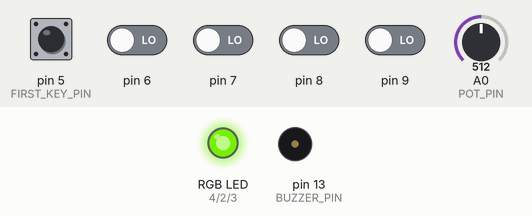
Recording of a sketch running on a simulated Arduino Uno, built with avr-gcc and run on an emulated ATmega328P. Shown: an RGB LED mixed from three pins (HIGH = lit), buzzer (waves = sounding). The inputs (shaded band) are chosen by the test bench; at power-on: pin 5 (FIRST_KEY_PIN), pin 6–9 LOW, A0 (POT_PIN) = 512. Dim RGB values are drawn brighter than linear.

Above: at 0.8 s.
1.3 s: pin 6 driven HIGH
At 1.62 s:
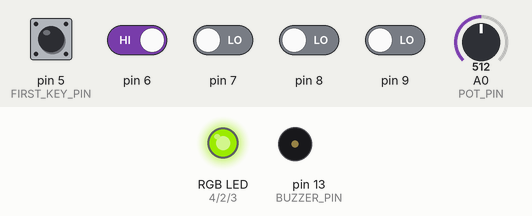
4.3 s: pin 5 (FIRST_KEY_PIN) pulled HIGH for 0.15 s
At 4.74 s:
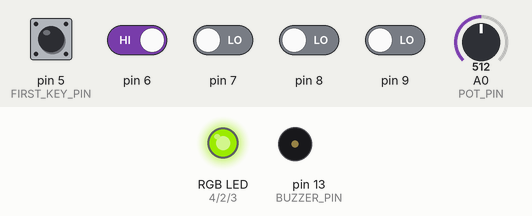
7.3 s: pin 7 driven HIGH
At 8.4 s:
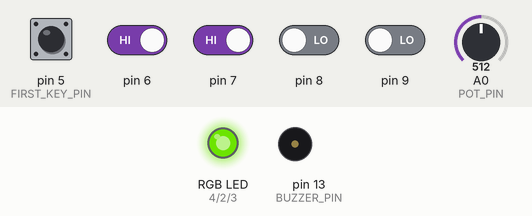
10.3 s: pin 8 driven HIGH
At 10.9 s:
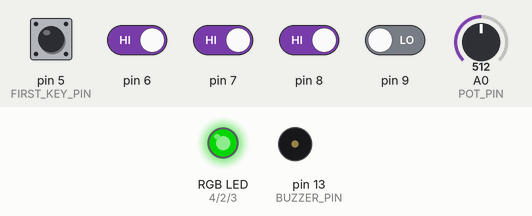
13.3 s: A0 (POT_PIN) set to 0
Timing chart, 0 to 15.7 s (numbered marks = the images above; inputs shaded):
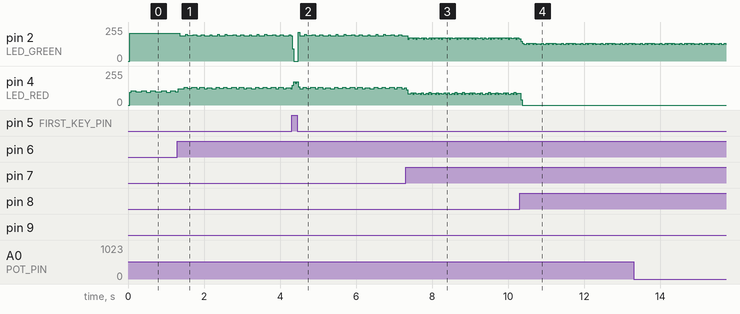

Measured:
- after the input at 1.3 s, pin 2 (LED_GREEN): 207/255 → 190/255 after 0.06 s, then repeats every 1.0 s: 200/255 0.04 s, 192/255 0.16 s, 198/255 0.08 s, 190/255 0.12 s, 196/255 0.08 s, 190/255 0.16 s, 198/255 0.04 s, 190/255 0.16 s, 200/255 0.04 s, 190/255 0.16 s; tone on pin 13 (BUZZER_PIN): stays silent (without the input it goes to 2536 Hz after 2.5 s)
- after the input at 4.3 s, tone on pin 13 (BUZZER_PIN): stays silent (without the input it goes to 2536 Hz after 2.4 s)
- after the input at 7.3 s, tone on pin 13 (BUZZER_PIN): stays silent (without the input it goes to 2536 Hz after 2.4 s)
- after the input at 10.3 s, tone on pin 13 (BUZZER_PIN): stays silent (without the input it goes to 3536 Hz after 2.3 s)

The sketch:

TechPiano__Arduino.ino
```cpp
#define BUZZER_PIN    13 // buzzer pin
#define FIRST_KEY_PIN 5  // first pin with key
#define KEY_COUNT     5  // keys count
#define LED_GREEN     2
#define LED_BLUE      3
#define LED_RED       4
#define POT_PIN       A0

int keyCode;

void setup()
{
  pinMode(BUZZER_PIN, OUTPUT);
  pinMode(LED_RED,OUTPUT);
  pinMode(LED_GREEN,OUTPUT);
  pinMode(LED_BLUE,OUTPUT);
  pinMode(POT_PIN,INPUT);
  Serial.begin(9600);
}

void loop()
{
  while (Serial.available() == 0)
  {
    digitalWrite(LED_RED,LOW);
    digitalWrite(LED_BLUE,LOW);
    digitalWrite(LED_GREEN,LOW);

  for (int i = 0; i < KEY_COUNT; ++i) {
    int keyPin = i + FIRST_KEY_PIN;

    boolean keyUp = digitalRead(keyPin);
    int rotation = analogRead(POT_PIN);

    int beg_freq = rotation*3;

    if (!keyUp) {
      String str = "" + i;
      Serial.println(str);
      int frequency = beg_freq + i * 500;
      tone(BUZZER_PIN, frequency, 20);
      if ((i == 0) or (i == 1))
        {
          digitalWrite(LED_GREEN,HIGH);
        } else if((i == 2) or (i == 3))
        {
           digitalWrite(LED_RED,HIGH);
        } else if(i == 4)
        {
          digitalWrite(LED_BLUE,HIGH);
        }
    }
    /*digitalWrite(LED_RED,LOW);
    digitalWrite(LED_BLUE,LOW);
    digitalWrite(LED_GREEN,LOW);*/
    }
  };
  keyCode = Serial.read();

  int rotation = analogRead(POT_PIN);
  int beg_freq = rotation*3;
  int frequency = beg_freq + keyCode * 500;

    tone(BUZZER_PIN, frequency, 40);

  if ((keyCode == 0) or (keyCode == 1))
        {
          digitalWrite(LED_GREEN,HIGH);
        } else if((keyCode == 2) or (keyCode == 3))
        {
           digitalWrite(LED_RED,HIGH);
        } else if(keyCode == 4)
        {
          digitalWrite(LED_BLUE,HIGH);
        }

}
```
